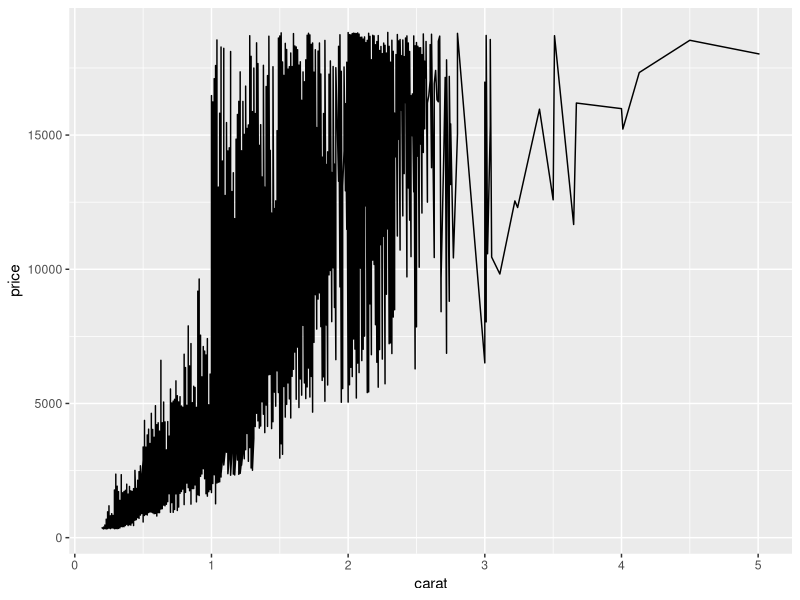

This figure's R source:
## ---- chunk 1
knitr::opts_chunk$set(echo = TRUE)
## ---- chunk 2
library(ggplot2)
data("diamonds")
## ---- chunk 3
print(paste("The following plot is generated", Sys.time()))
ggplot(diamonds, aes(x=carat, y=price)) +
  geom_line()
